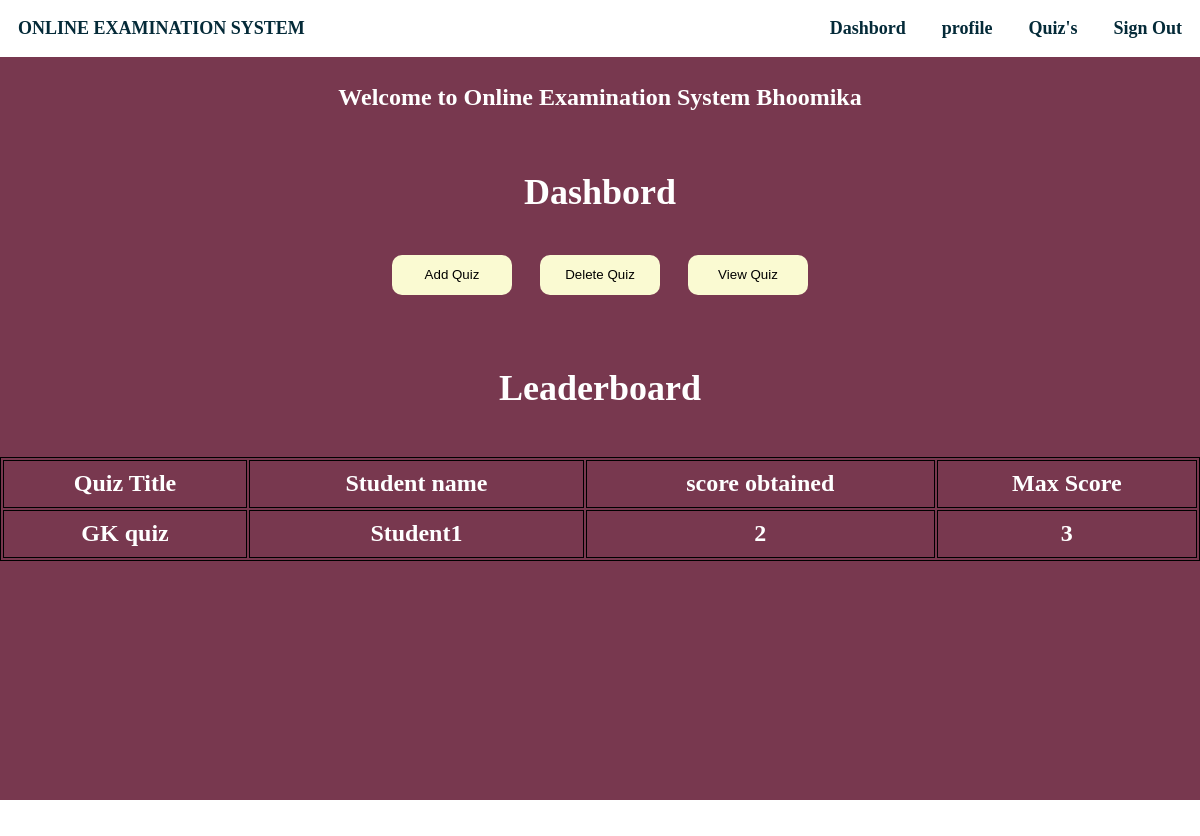
The page /homestaff.php (signed in) on the database its author committed.
### tables this page shows
CREATE TABLE IF NOT EXISTS `staff` (
  `staffid` varchar(10) NOT NULL,
  `name` varchar(20) NOT NULL,
  `mail` varchar(30) NOT NULL,
  `phno` varchar(10) NOT NULL,
  `gender` varchar(1) NOT NULL,
  `DOB` varchar(10) NOT NULL,
  `pw` varchar(200) NOT NULL,
  `dept` varchar(3) DEFAULT NULL,
  PRIMARY KEY (`mail`),
  UNIQUE KEY `mail` (`mail`,`phno`),
  UNIQUE KEY `staffid` (`staffid`)
);

CREATE TABLE IF NOT EXISTS `score` (
  `slno` int(11) NOT NULL AUTO_INCREMENT,
  `score` int(11) NOT NULL,
  `quizid` int(11) NOT NULL,
  `mail` varchar(30) DEFAULT NULL,
  `totalscore` int(11) DEFAULT NULL,
  `remark` varchar(20) DEFAULT NULL,
  PRIMARY KEY (`slno`),
  KEY `quizid` (`quizid`),
  KEY `mail` (`mail`)
);

CREATE TABLE IF NOT EXISTS `quiz` (
  `quizid` int(11) NOT NULL AUTO_INCREMENT,
  `quizname` varchar(20) NOT NULL,
  `date_created` timestamp NOT NULL DEFAULT CURRENT_TIMESTAMP,
  `mail` varchar(30) DEFAULT NULL,
  PRIMARY KEY (`quizid`),
  KEY `mail` (`mail`)
);

CREATE TABLE IF NOT EXISTS `student` (
  `usn` varchar(10) NOT NULL,
  `name` varchar(20) NOT NULL,
  `mail` varchar(30) NOT NULL,
  `phno` varchar(10) NOT NULL,
  `gender` varchar(1) NOT NULL,
  `DOB` varchar(10) NOT NULL,
  `pw` varchar(200) NOT NULL,
  `dept` varchar(3) DEFAULT NULL,
  PRIMARY KEY (`mail`),
  UNIQUE KEY `mail` (`mail`),
  UNIQUE KEY `phno` (`phno`),
  UNIQUE KEY `usn` (`usn`),
  KEY `dept` (`dept`)
);

### homestaff.php (the view, shortened to what this page needs)
<html>
<head>
</head>
<?php
require_once 'sql.php';
                $conn = mysqli_connect($host, $user, $ps, $project);if (!$conn) {
    echo "<script>alert(\"Database error retry after some time !\")</script>";
} else {
    $type1 = $_SESSION["type"];
    $username1 = $_SESSION["username"];
    $sql = "select * from " . $type1 . " where mail='{$username1}'";
    $res =   mysqli_query($conn, $sql);
    if ($res == true) {
        while ($row = mysqli_fetch_array($res)) {
            $dbname = $row['name'];
        }
    }
}
?>
<body style="margin: 0 !important;font-weight: bolder !important;font-family: 'Times New Roman', Times, serif;height:auto;color:#fff">
    <div id="main" style="background-color: #78384f;height: auto;color:#fff !important">
        <div class="navbar" style="display: inline-flex;width: 100%;color:#042A38;position:fixed;">
            <section style="margin: 1.5vw;">ONLINE EXAMINATION SYSTEM</section>
            <ul style="display: inline-flex;padding: 0 !important;margin: 0;float: right;right: 0;position: fixed;width: 50vw;">
                <li onclick="dash()">Dashbord</li>
                <li onclick="prof()">profile</li>
                <li onclick="score()">Quiz's</li>
                <li onclick="lo()">Sign Out</li>
            </ul>
        </div><br><br>
        <center><section style="width:100vw;margin:0vw;margin-top:4vw;font-size:2vw;">Welcome to Online Examination System&nbsp;<?php echo $dbname ?></section></center>
        <section class="dash" style="margin: 5vw;width: 90vw;">
            <center><h1 style="font-weight:bolder;font-size:3vw">Dashbord</h1></center>
           <center> <button onclick="addquiz()">Add Quiz</button>            <button onclick="delquiz()">Delete Quiz</button>         <button onclick="viewq()">View Quiz</button></center>
        </section>
        <section style="color:#fff !important">
            <?php
            $sql="select quizname,s.name,score,totalscore from student s,staff st,score sc,quiz q where q.quizid=sc.quizid and s.mail=sc.mail and q.mail=st.mail and q.mail='{$username1}' ORDER BY score DESC";
            $res=mysqli_query($conn,$sql);
            if($res)
            {
                echo "<center><h1 style=\"font-size: 3vw\">Leaderboard</h1></center>";
                echo "<table id=\"le\"><thead><tr><td>Quiz Title</td>&nbsp;<td>Student name</td><td>score obtained</td><td>Max Score</td></tr></thead>";
                while ($row = mysqli_fetch_assoc($res)) {
                    echo "<tr><td>".$row["quizname"]."</td><td>".$row["name"]."</td><td>".$row["score"]."</td><td>".$row["totalscore"]."</td></tr>";
                }
                echo "</table><br><br>";
            }
            else{
                echo mysqli_error($conn);
            }
            ?>
        </section>
    </div>
    <?php require("footer.php");?>
</body>
</html>

### homestaff.php (style rules this page uses)
#main { min-height: 100% !important; }
table { border: 1px solid black; width: 100% !important; font-weight: bolder; font-size: 2vw; color: #042A38; }
td { border: 1px solid black; width: 20%; font-weight: bolder; font-size: 2vw; }
li { margin: 1.5vw; }
ul { list-style: none; width: auto !important; }
.navbar { background-color: #fff!important; font-size: 1.5vw; }
button { height: 5vh; width: 10vw; background-color: lightgoldenrodyellow; color: black; outline: none; border: none; border-radius: 10px; margin: 1vw; }
::placeholder { font-weight: bold; font-family: 'Times New Roman', Times, serif; }
table { width: 90vw; margin-left: 5vw; margin-right: 5vw; align-content: center; border: 1px solid black; }
thead { font-weight:900; font-size: 1.5vw; }
td { width: auto; border: 1px solid black; text-align: center; height: 4vw; font-weight: bold; }
#le { width: 90vw; margin: 0; color: #fff; }

### rows shown on the page
staff: name "Bhoomika"
score: quizid.quizname "GK quiz", mail.name "Student1", score "2", totalscore "3"
